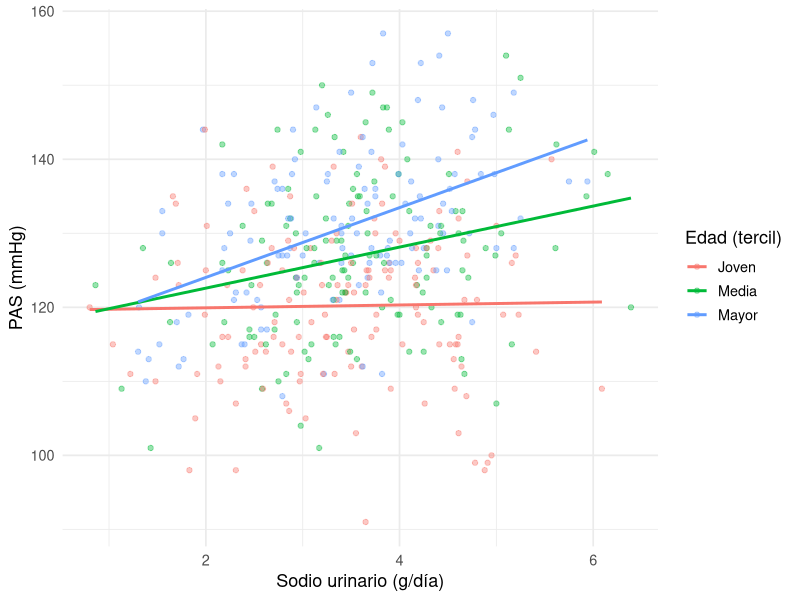
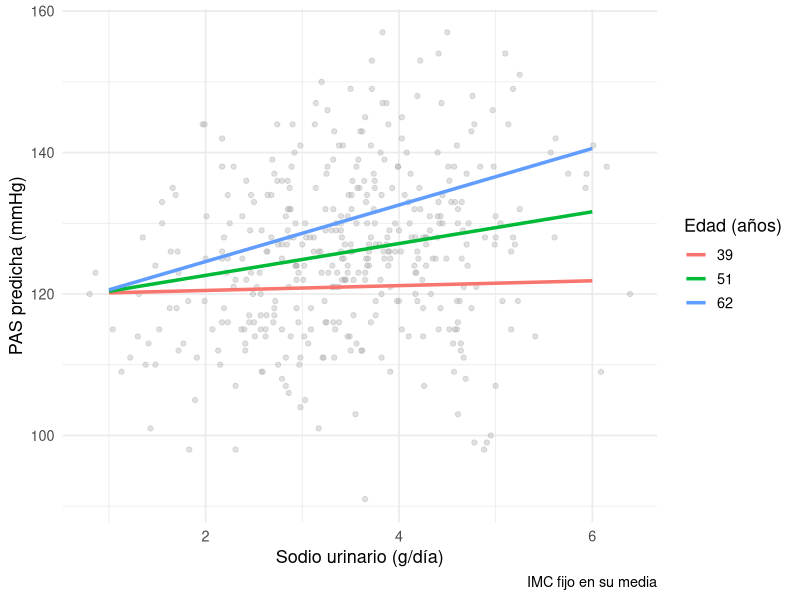

Generate these figures, in order, with R:
# =============================================================
# Modelos lineales — Parte 3: Interacciones
# Solución del Ejercicio 8 — Sodio × edad sobre la PAS (ajustando por IMC)
# =============================================================
library(ggplot2)
theme_set(theme_minimal(base_size = 13))

set.seed(2024)
n     <- 400
edad  <- round(pmin(80, pmax(25, rnorm(n, 50, 12))))
imc   <- round(rnorm(n, 28, 4), 1)
sodio <- round(pmax(0.5, 3.5 + 0.08*(imc - 28) + rnorm(n, 0, 1)), 2)
pas   <- 125 + 0.5*(edad - 50) + 0.6*(imc - 28) + 2*(sodio - 3.5) +
         0.12*(sodio - 3.5)*(edad - 50) + rnorm(n, 0, 10)
d_na  <- data.frame(pas = round(pas), sodio, edad, imc)

# a) Exploración
round(cor(d_na), 2)        # sodio-imc r = 0.34; sodio-edad r ≈ 0
d_na$edad_ter <- cut(d_na$edad, quantile(d_na$edad, c(0, 1/3, 2/3, 1)),
                     include.lowest = TRUE, labels = c("Joven", "Media", "Mayor"))
sapply(split(d_na, d_na$edad_ter),
       function(x) round(coef(lm(pas ~ sodio + imc, data = x))["sodio"], 2))
# Joven (25–46): -0.57; Media (47–56): 2.53; Mayor (57–80): 4.33
# -> la pendiente del sodio crece con la edad: primera pista de interacción

ggplot(d_na, aes(sodio, pas, colour = edad_ter)) +
  geom_point(alpha = 0.4) +
  geom_smooth(method = "lm", se = FALSE) +
  labs(x = "Sodio urinario (g/día)", y = "PAS (mmHg)", colour = "Edad (tercil)")
# Nota: categorizar sirve para EXPLORAR; el modelo final usa la edad continua.

# b) Confusión por IMC
b_crudo <- coef(lm(pas ~ sodio, data = d_na))["sodio"]          # 2.50
b_ajust <- coef(lm(pas ~ sodio + imc, data = d_na))["sodio"]    # 2.16
100 * (b_crudo - b_ajust) / b_ajust                             # ~16 % > 10 %
# El IMC se asocia con el sodio y con la PAS -> confunde parcialmente: se mantiene en el modelo.

# c) Interacción
m_sin <- lm(pas ~ sodio + edad + imc, data = d_na)
m_con <- lm(pas ~ sodio * edad + imc, data = d_na)
summary(m_con)
anova(m_sin, m_con)                                  # F = 15.5, p < 0.001
c(R2adj_sin = summary(m_sin)$adj.r.squared,          # 0.216
  R2adj_con = summary(m_con)$adj.r.squared)          # 0.243
c(AIC_sin = AIC(m_sin), AIC_con = AIC(m_con))        # 2994.9 vs 2981.6 -> mejor con interacción

# d) sodio = -5.86 (p = 0.006) es la pendiente del sodio a los 0 AÑOS: extrapolación sin sentido.
d_na$sodio_c <- d_na$sodio - mean(d_na$sodio)   # 3.48 g/día
d_na$edad_c  <- d_na$edad  - mean(d_na$edad)    # 50.6 años
d_na$imc_c   <- d_na$imc   - mean(d_na$imc)
m_cen <- lm(pas ~ sodio_c * edad_c + imc_c, data = d_na)
round(summary(m_cen)$coefficients, 3)
# sodio_c = +2.19 mmHg por g/día a la edad promedio (~51 años)
# edad_c  = +0.41 mmHg por año con consumo promedio de sodio
# imc_c   = +0.37 mmHg por kg/m², ajustado
# sodio_c:edad_c = 0.159: cada año de edad, el efecto de 1 g de sodio aumenta 0.16 mmHg
# (beta3, EE y p idénticos al modelo sin centrar)

# e) Efecto del sodio a 35, 50 y 65 años (recentrar edad en cada valor)
t(sapply(c(35, 50, 65), function(a) {
  d_na$edad_a <- d_na$edad - a
  m <- lm(pas ~ sodio * edad_a + imc, data = d_na)
  c(edad = a, efecto_sodio = coef(m)["sodio"], confint(m)["sodio", ])
})) |> round(2)
# 35 años: -0.29 (IC -1.89 a 1.30)  -> sin efecto detectable
# 50 años:  2.09 (IC  1.07 a 3.11)
# 65 años:  4.48 (IC  2.94 a 6.02)

# f) Edad en que el efecto del sodio sería 0
b <- coef(m_con)
-b["sodio"] / b["sodio:edad"]    # ~37 años, dentro del rango (25–80)
# Por debajo de ~37 años no se observa efecto del sodio sobre la PAS; a partir de ahí
# el efecto crece con la edad -> la restricción de sal tendría mayor beneficio en mayores.
# (La verdad de la simulación: 2 + 0.12*(edad - 50) = 0 -> 33 años)

# g) Pendientes simples (IMC fijo en su media)
m_e <- mean(d_na$edad); s_e <- sd(d_na$edad)
rej <- expand.grid(sodio = seq(1, 6, 0.1),
                   edad  = round(c(m_e - s_e, m_e, m_e + s_e)),
                   imc   = mean(d_na$imc))
rej$pred <- predict(m_con, newdata = rej)

ggplot(rej, aes(sodio, pred, colour = factor(edad))) +
  geom_point(data = d_na, aes(sodio, pas), colour = "grey70", alpha = 0.4,
             inherit.aes = FALSE) +
  geom_line(linewidth = 1.2) +
  labs(x = "Sodio urinario (g/día)", y = "PAS predicha (mmHg)",
       colour = "Edad (años)", caption = "IMC fijo en su media")

# Redacción (ejemplo):
# "Ajustando por IMC, el efecto del consumo de sodio sobre la PAS aumentó con la edad
#  (interacción sodio × edad: 0.16 mmHg por g/día por año; p < 0.001). A los 35 años
#  no se observó asociación (-0.3 mmHg por g/día; IC 95 % -1.9 a 1.3), mientras que a
#  los 50 y 65 años cada gramo adicional de sodio se asoció con 2.1 (IC 95 % 1.1–3.1)
#  y 4.5 mmHg (IC 95 % 2.9–6.0) más de PAS, respectivamente."
